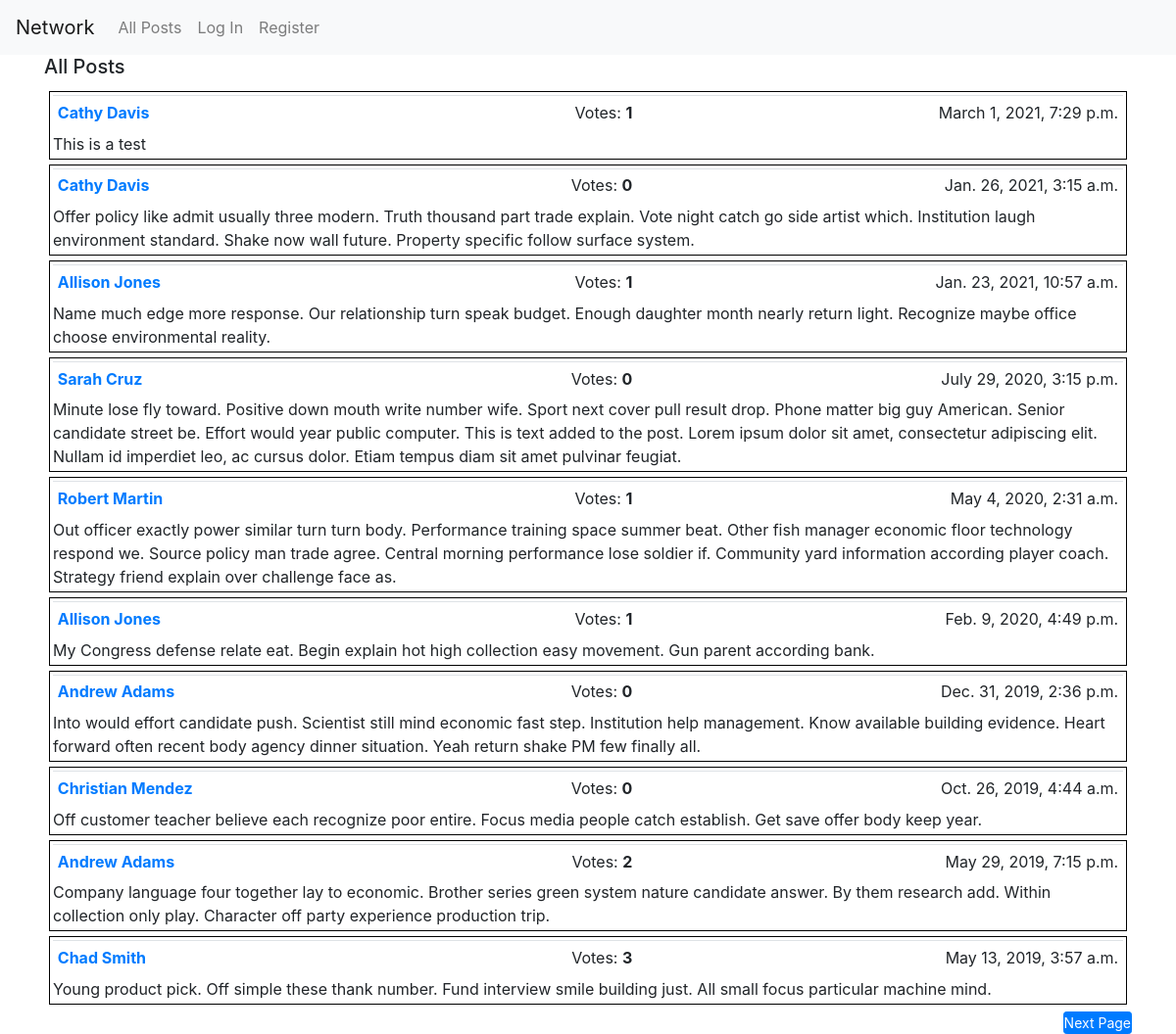
/, run on an earlier commit of the app's database.
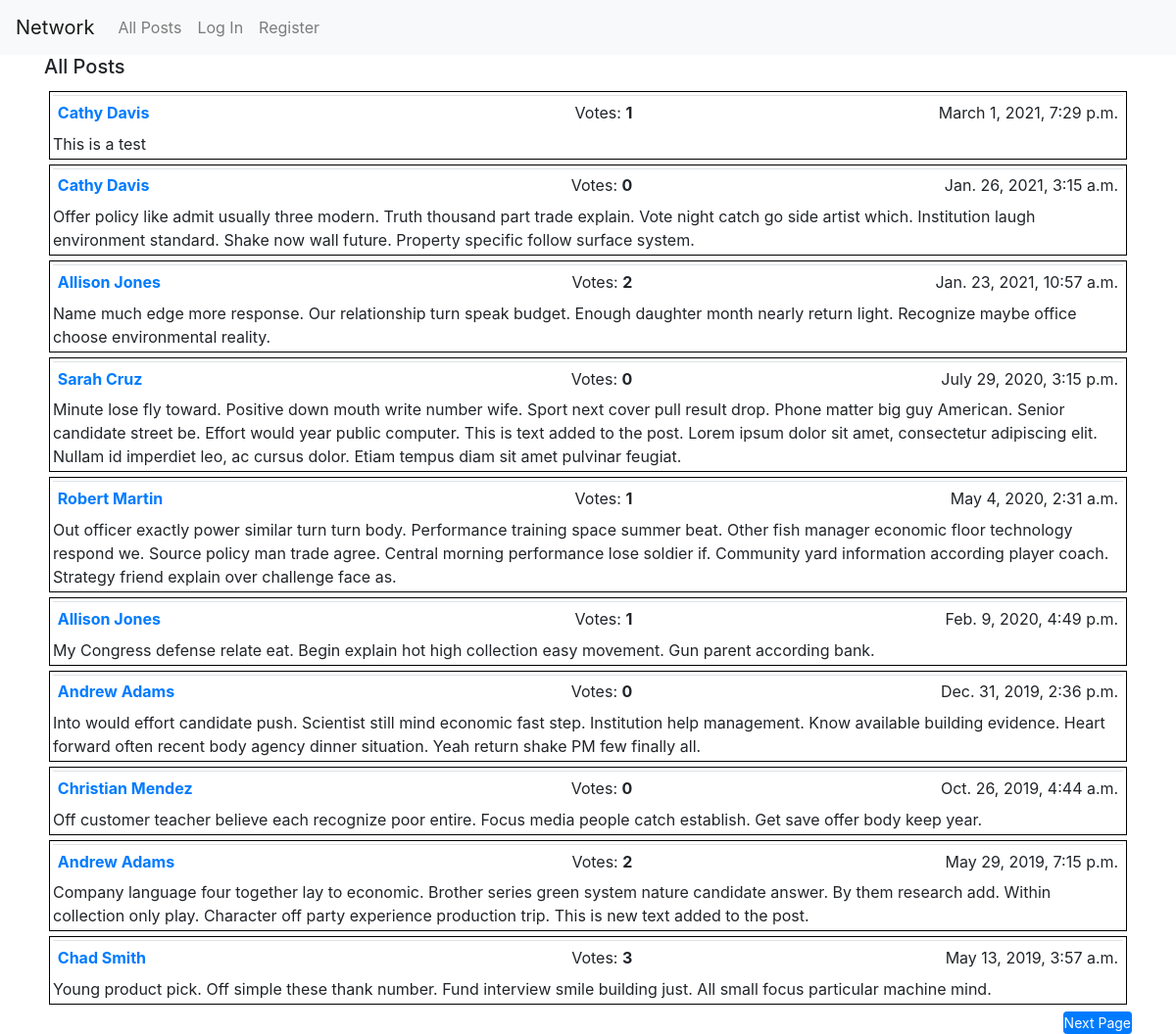
And on a later commit of the database.
### network/models.py (models this page shows, shortened)
class Post(models.Model):
    user = models.ForeignKey("User", on_delete=models.CASCADE, related_name='posts')
    timestamp = models.DateTimeField(default=timezone.now)
    body = models.TextField(blank=False)
    class Meta:
        ordering = ['-timestamp',]

class User(AbstractUser):
    pass

### network/views.py (the view)
# urls.py: path("", views.index, name="index"),
def index(request):
    all_posts = utils.enrich(request, Post.objects.all().order_by('-timestamp'))
    paginator = Paginator(all_posts, 10)
    page_number = request.GET.get('page')
    page_obj = paginator.get_page(page_number)
    return render(request, 'network/index.html', {'page_obj': page_obj})

### network/utils.py (called while the page is built)
def enrich (request, p):
    all_posts = p.annotate(num_votes=Count("vote"))
    if request.user.is_authenticated:
        u1 = request.user
        v1 = Vote.objects.filter(user=u1).values_list('like')
        all_posts = all_posts.annotate(has_my_vote=Case(
            When(id__in=v1), then=Value(True), default=Value(False), output_field=BooleanField()
        ))
    return (all_posts)

### network/templates/network/index.html (shortened to what this page needs)
{% extends "network/layout.html" %}
{% load static %}
{% block body %}
  <div id="all-post-view">
    <h5>All Posts</h5>
  </div>
{% endblock %}

### network/templates/network/layout.html (shortened to what this page needs)
{% load static %}
<!DOCTYPE html>
<html lang="en">
    <head>
        <link rel="stylesheet" href="https://stackpath.bootstrapcdn.com/bootstrap/4.4.1/css/bootstrap.min.css">
        <link href="{% static 'network/styles.css' %}" rel="stylesheet">
    </head>
    <body>
        <nav class="navbar navbar-expand-lg navbar-light bg-light">
            <a class="navbar-brand" href="#">Network</a>
            <div>
              <ul class="navbar-nav mr-auto">
                <li class="nav-item">
                  <a class="nav-link" href="{% url 'index' %}">All Posts</a>
                </li>
                {% if user.is_authenticated %}
                    <li class="nav-item">
                        <a class="nav-link" href="{% url 'following_posts' user.id %}">Following</a>
                    </li>
                    <li class="nav-item">
                        <a class="nav-link" href="{% url 'logout' %}">Log Out</a>
                    </li>
                {% else %}
                    <li class="nav-item">
                        <a class="nav-link" href="{% url 'login' %}">Log In</a>
                    </li>
                    <li class="nav-item">
                        <a class="nav-link" href="{% url 'register' %}">Register</a>
                    </li>
                {% endif %}
              </ul>
            </div>
          </nav>
        <div class="container">
            {% block body %}
            {% endblock %}
        <div class="pagination">
          <span class="step-links">
            {% for post in page_obj %}
              <div id="posts">
                <table class = "table table1 table-sm">
                  <tr>
                      <td class="w-40"><a href="{% url 'resume' post.user.id %}">
                            <b>{{ post.user.first_name }} {{ post.user.last_name }}</b>
                          </a>
                      </td>
                      <td class="w-15" style="text-align: right" id="votes">Votes:  <b>{{ post.num_votes }}</b>&nbsp</td>
                      <td class="w-10" style="text-align: center" id="vote-btn">
                      </td>
                      <td class="w-30"><span style="float: right">{{ post.timestamp }}</span></td>
                  </tr>
                </table>
                {% if post.user.username == user.username %}
                    <div class="match" onclick="show_post_form(this, {{ post.id }})">
                      {{ post.body }}
                    </div>
                {% else %}
                  <div class="nomatch">
                    {{ post.body }}
                  </div>
                {% endif %}
              </div>
            {% endfor %}
            {% if page_obj.has_next %}
              <span style="float: right">
                <a class="btn btn-primary btn-sm" href="?page={{ page_obj.next_page_number }}">Next Page</a>
              </span>
            {% endif %}
          </span>
        </div>
        </div>
    </body>
</html>

What changed in the data, as far as the page shows it:
computed for Post "Jan. 23, 2021, 10:57 a.m.": num_votes "1" → "2"
changed Post: body "…party experience production trip." → "…party experience production trip. This is new text added to the post."
